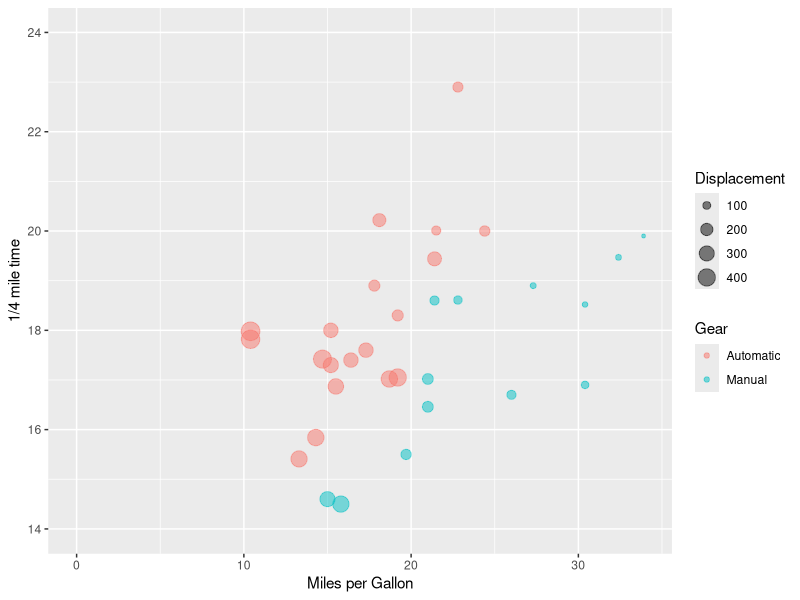
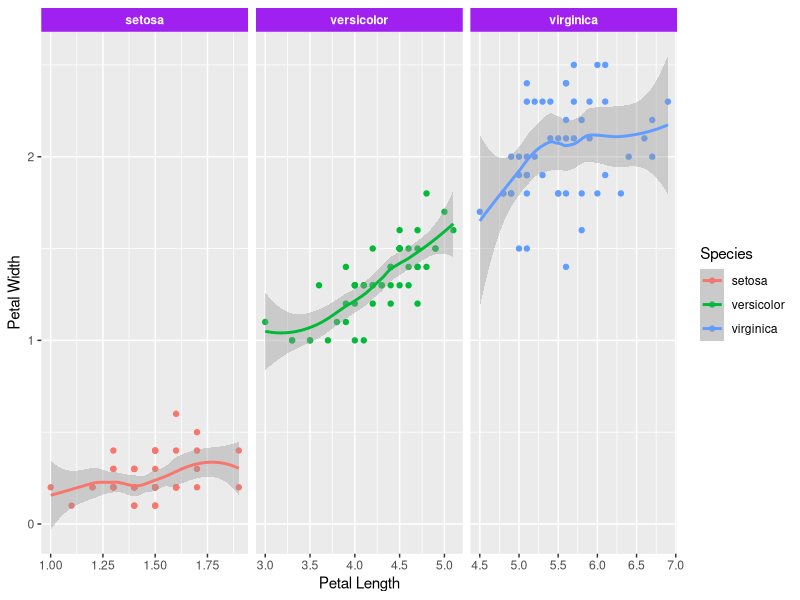
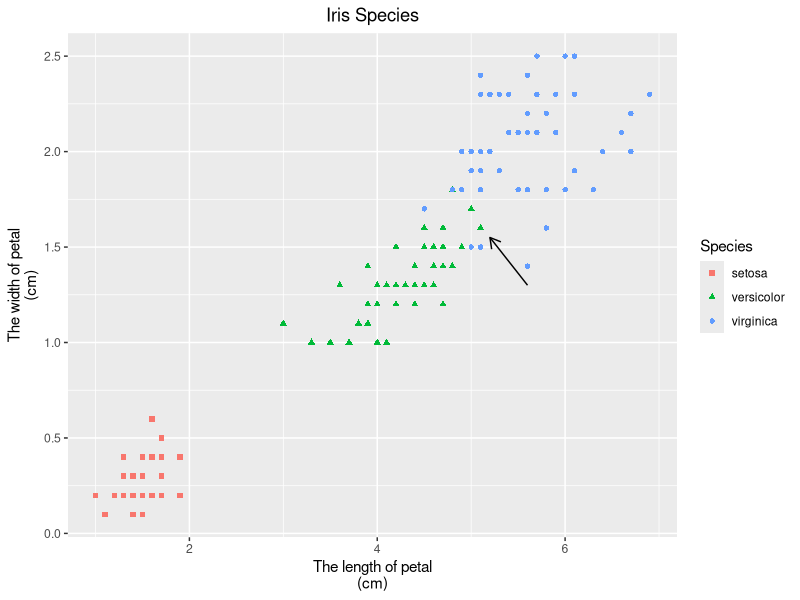

Source code (R) for these figures, in order:
attach(mtcars)
library(ggplot2)
mdata <- mtcars
mdata$Gear <- factor(mdata$am, labels = c("Automatic", "Manual"))
mdata$Displacement <- mdata$disp
p <- ggplot(mdata, aes(x=mpg, y=qsec, size=Displacement,
                         colour=Gear)) + geom_point(alpha=.5)
p + xlab("Miles per Gallon") + ylab("1/4 mile time") + 
  expand_limits(x=c(0,30), y=c(14,24))
attach(iris)
idata <- iris
idata$Species <- factor(iris$Species)
p <- ggplot(idata, aes(x = Petal.Length, y = Petal.Width, 
                      colour = Species)) + geom_point() + facet_grid(.~Species, scales = "free")
p + stat_smooth() + 
   xlab("Petal Length") + ylab("Petal Width") +
  theme(strip.text = element_text(face="bold", color = "white"), 
        strip.background = element_rect(fill="purple")) 
library(grid)
p <- ggplot(idata, aes(x = Petal.Length, y = Petal.Width, 
                      shape = Species, colour = Species)) + geom_point() 
 
p + scale_shape_manual(values=c(15, 17, 16)) + ggtitle("Iris Species") +
  xlab("The length of petal\n(cm)") + ylab("The width of petal\n(cm)") +
  annotate("segment", x = 5.6, xend = 5.2, y = 1.3, yend = 1.55, 
           arrow = arrow( length=unit(0.3,"cm"))) + 
  theme(plot.title=element_text(hjust = 0.5))